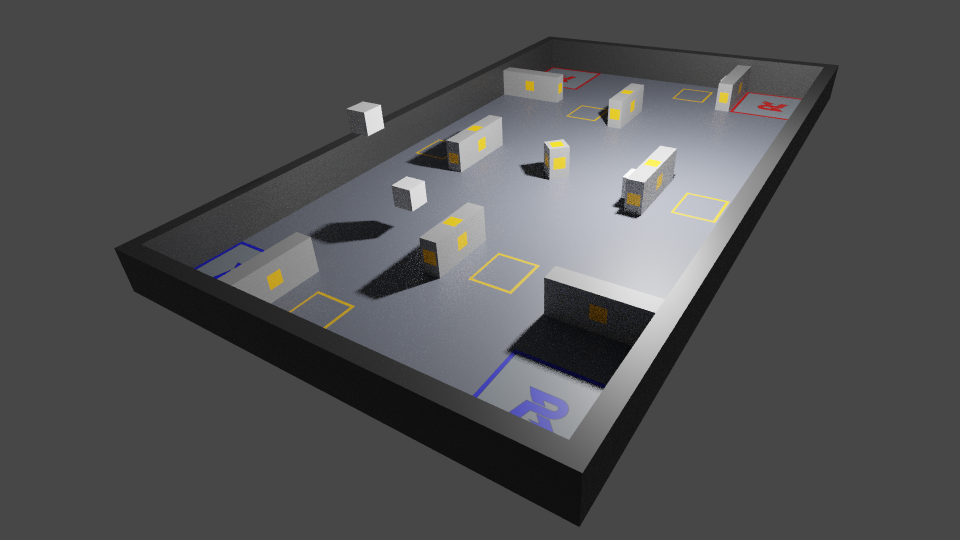
#> input picture Simulation0-frame0-camera0.png, 1920 x 1080 px (shown at 1/2 size)
$ python global_coordinate_functions.py
#> lines starting #> are read from the running program, lines starting #| are printed output that depends on the picture
import cv2
import numpy as np
from matplotlib import pyplot as plt

image = None
warped_image = None
width = None
height = None

# https://drive.google.com/drive/folders/1ANInuRB7Rk2yDQNqE2lO5rtYl3UEQ3Im - numbers below from rules manual
arena_length = 8490  # mm
eff_arena_length = 8080  # mm (without walls)
arena_wdith = 4890  # mm
eff_arena_wdith = 4480  # mm (without walls)

'''
Function Overview: calculates the transformation matrix for use in the "transform_pixel" function
Inputs: the path of the current image to analyze as a string
Outputs: the transformation matrix as a numpy array
Requirements: The first run of this function will return something meaningless, during the first run, hover your cursor
              over the perspective view of the arena that appears, then fill out the points of each of the corners of
              the arena
Notes: Using matplotlib flips bgr to rgb I think - because blue and red colours swap sides of the arena
'''
def calculate_matrix(image_path):
#> called with image_path = './Simulation0-frame0-camera0.png'
    global image
    global warped_image
    global width
    global height
    #load image:
    frame = cv2.imread(image_path)
#> frame is the input picture: shape (1080, 1920, 3); mean B, G, R 83.3, 82.2, 81.9
    image = np.copy(frame)

    arena_l_w_ratio = arena_length / arena_wdith
    eff_arena_l_w_ratio = eff_arena_length / eff_arena_wdith

    # "expected" corners of arena - input these values after hovering your cursor over the image that appears
    T_L_X_avg = 1100
    T_L_Y_avg = 135
    T_R_X_avg = 1635
    T_R_Y_avg = 198
    B_L_X_avg = 335
    B_L_Y_avg = 560
    B_R_X_avg = 1160
    B_R_Y_avg = 960

    # draw both lines on image - this isn't necessary, but a nice visual
    cv2.line(frame, (T_L_X_avg, T_L_Y_avg), (B_L_X_avg, B_L_Y_avg), (255, 0, 0), 3)
    cv2.line(frame, (T_R_X_avg, T_R_Y_avg), (B_R_X_avg, B_R_Y_avg), (255, 0, 0), 3)
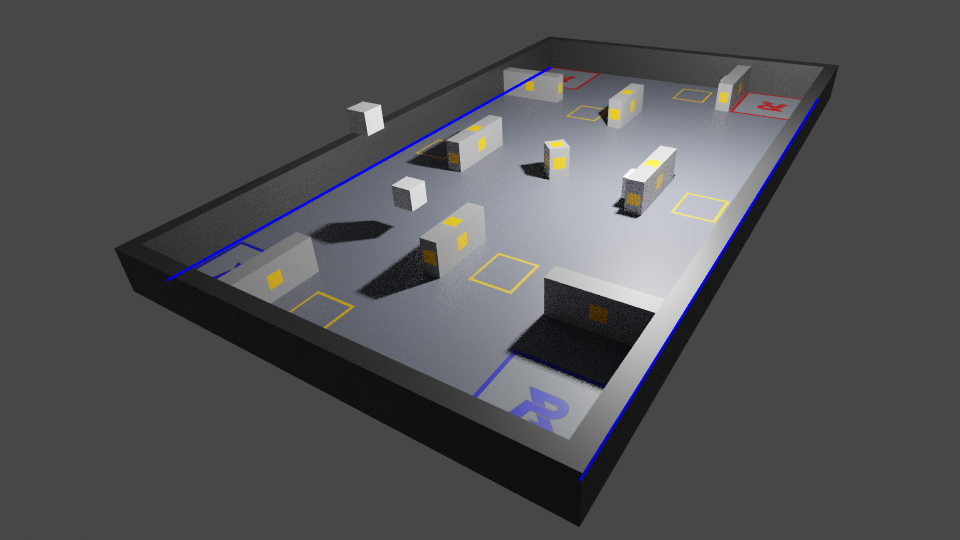
#> frame: shape (1080, 1920, 3) (shown at 1/2 size); mean B, G, R 84.2, 82, 81.7

    widthA = np.sqrt(((B_R_X_avg - B_L_X_avg) ** 2) + ((B_R_Y_avg - B_L_Y_avg) ** 2))
    widthB = np.sqrt(((T_R_X_avg - T_L_X_avg) ** 2) + ((T_R_Y_avg - T_L_Y_avg) ** 2))
    minWidth = min(int(widthA), int(widthB))

    heightA = np.sqrt(((T_R_X_avg - B_R_X_avg) ** 2) + ((T_R_Y_avg - B_R_Y_avg) ** 2))
    heightB = np.sqrt(((T_L_X_avg - B_L_X_avg) ** 2) + ((T_L_Y_avg - B_L_Y_avg) ** 2))
    minHeight = min(int(heightA), int(heightB))

    # try minWidth as ratio we found of arena length/width - works almost the same
    minWidth = int(minHeight / eff_arena_l_w_ratio)

    # set up numpy arrays before creating matrix with findHomography function
    dst = np.float32([
        [minWidth, 0],
        [minWidth, minHeight],
        [0, 0],
        [0, minHeight]]) #, dtype="float32") -> this was necessary for testing in google collab

    original_lines = np.float32([
        [T_R_X_avg, T_R_Y_avg],
        [B_R_X_avg, B_R_Y_avg],
        [T_L_X_avg, T_L_Y_avg],
        [B_L_X_avg, B_L_Y_avg]])

    # calculate matrix H: https://zbigatron.com/mapping-camera-coordinates-to-a-2d-floor-plan/
    h, status = cv2.findHomography(original_lines, dst)
    width = minWidth
    height = minHeight

    # can comment out these lines after you have a "consistent" camera feed
    plt.imshow(frame)
    plt.show()
    warped_image = cv2.warpPerspective(image, h, (width, height))
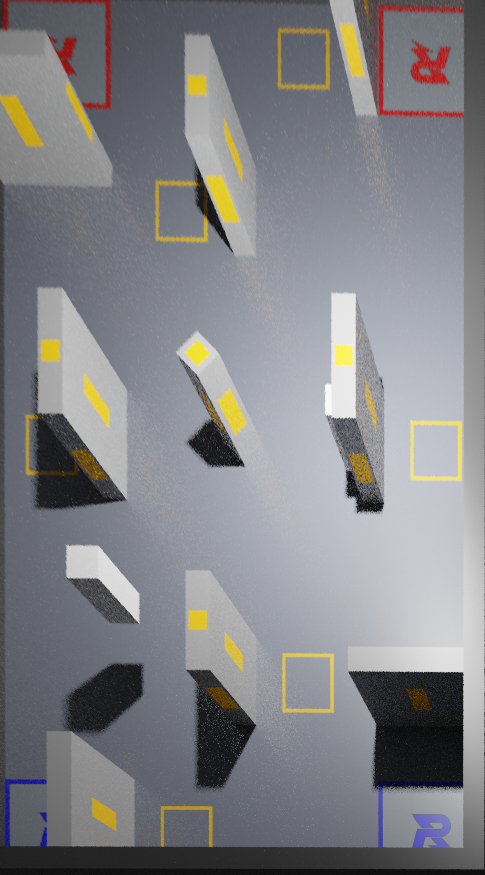
#> warped_image: shape (875, 485, 3); mean B, G, R 133.6, 130.4, 130
    plt.imshow(warped_image)
    plt.show()

    return h

'''
Overview: Transforms a pixel from perspective to birds-eye view and maps to real world (competition area)
          coordinate system
Inputs: Receives a transformation matrix from the "calculate_matrix" function and a numpy array of pixels
Outputs: Outputs a list of transformed pixels in mm (Sorry trent, taking in a numpy array and outputting a list is
         weird, but I don't think its a big issue given that you'll put them in JSON format anyway)
Requirements: To get a useful result, ensure points given are actually located in the field of view, otherwise, you'll
              get transformed values that are outside the competition area
'''
def transform_pixel(tr_matrix,points_list):
    transformed_points = []

    for points in points_list:
        print(points.ravel())
        # for meaningful visuals, make clean copies each run
        #image_copy = np.copy(image)
        #warped_copy = np.copy(warped_image)

        test_pixel_x, test_pixel_y = points.ravel()

        # test_pixel must be in this format below for cv2.perspectiveTransform to work
        test_pixel = np.array([[[test_pixel_x, test_pixel_y]]], dtype='float32')
        #perspective_mask = cv2.circle(image_copy, (test_pixel_x, test_pixel_y), 5, (0, 255, 0), 10)
        #plt.imshow(perspective_mask)
        #plt.show()

        transformed_coor = cv2.perspectiveTransform(test_pixel, tr_matrix)
        tr_coor_x = int(transformed_coor.ravel()[0])
        tr_coor_y = int(transformed_coor.ravel()[1])

        #birds_eye_mask = cv2.circle(warped_copy, (tr_coor_x, tr_coor_y), 5, (0, 255, 0), 10)
        #plt.imshow(birds_eye_mask)
        #plt.show()

        real_X = int((tr_coor_x / width) * eff_arena_wdith)
        real_Y = int((tr_coor_y / height) * eff_arena_length)

        transformed_points.append([real_X,real_Y])

    # can comment out print statements later
    print("untransformed points: " + str(points_list))
    print("transformed points: " + str(transformed_points))
    print("effective arena boundaries: " + str((eff_arena_wdith,eff_arena_length)))
    print("these test pixels are supposed to be in the 1000x1000 squares of each corner")
    return transformed_points

# I have this main function here to test functionality
if __name__ == '__main__':
    # for testing purposes, implemented with this image in the same folder as this .py file
    image_path = "./Simulation0-frame0-camera0.png"
    matrix = calculate_matrix(image_path)
    random_points_array = np.array([[1462,220],[1050,680]])
    transformed_points = transform_pixel(matrix,random_points_array)
